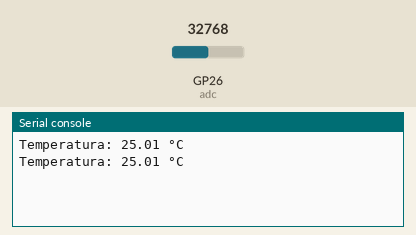
This program was run on a simulated Raspberry Pi Pico running MicroPython. Parts: the last lines printed to the serial console. The inputs (shaded band) are chosen by the test bench; at power-on: GP26 (adc) = 32768 (analog values on the 0–65535 scale).

Above: at 1.3 s.
1.4 s: GP26 (adc) set to 0
At 2.9 s:
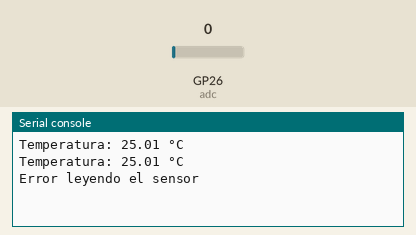
3.6 s: GP26 (adc) set to 7864
At 4.4 s:
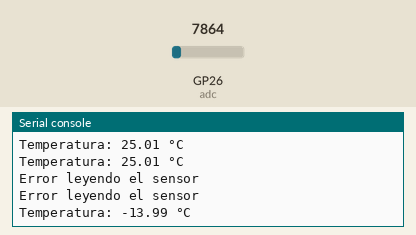

The program:

main.py
```python
from machine import ADC
from math import log
import time

time.sleep(0.1) # Wait for USB to become ready

# Configura el pin ADC
adc = ADC(26)  # GP26 en Pico W

# Constantes del NTC
BETA = 3950         # Coeficiente Beta
R0 = 10000          # Resistencia a 25°C
T0 = 298.15         # 25°C en Kelvin
VCC = 3.3           # Voltaje de referencia
R_SERIES = 10000    # Resistencia en serie con el NTC

def read_temperature():
    # Leer valor ADC (12 bits en Pico → rango 0-4095)
    adc_value = adc.read_u16() >> 4  # Escalado a 0-4095
    voltage = (adc_value / 4095) * VCC

    # Convertir a resistencia del NTC
    if voltage == 0:
        return None  # evitar división por cero
    r_ntc = R_SERIES * (VCC / voltage - 1)

    # Calcular temperatura en Kelvin y luego Celsius
    temperature_k = 1 / (1/T0 + (1/BETA) * log(r_ntc / R0))
    temperature_c = temperature_k - 273.15
    return temperature_c

while True:
    temp = read_temperature()
    if temp is not None:
        print("Temperatura: {:.2f} °C".format(temp))
    else:
        print("Error leyendo el sensor")
    time.sleep(1)
```

Measured:
- after the input at 1.4 s, the serial console: prints a new line after 0.70 s (image 1)
- after the input at 3.6 s, the serial console: prints a new line after 0.50 s (image 2)
